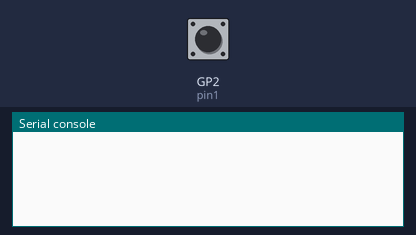
The program below on a simulated Raspberry Pi Pico running MicroPython. Parts: the last lines printed to the serial console. The inputs (shaded band) are chosen by the test bench; at power-on: GP2 (pin1) HIGH.

Above: at 1.2 s.
1.3 s: GP2 (pin1) pulled LOW for 0.15 s
At 2.6 s:
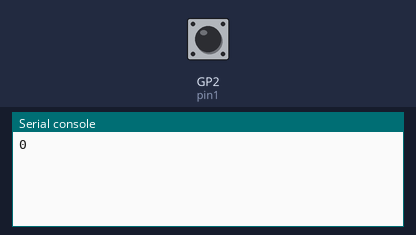
2.9 s: GP2 (pin1) pulled LOW for 1 s
At 5.1 s:
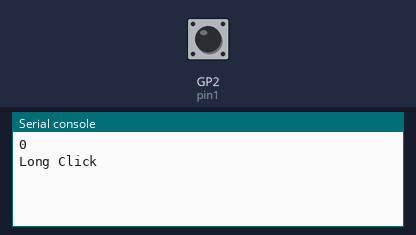
5.4 s: GP2 (pin1) pulled LOW for 0.15 s
At 7.0 s:
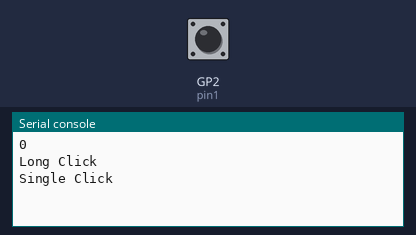

Measured:
- after the input at 1.3 s, the serial console: prints a new line after 0.15 s (image 1)
- after the input at 2.9 s, the serial console: prints a new line after 1.0 s (image 2)
- after the input at 5.4 s, the serial console: prints a new line after 0.15 s (image 3)

The program:

9._Rozpozn_n__gest.py
```python
from machine import Pin, Timer
import utime


pin1 = Pin(2, Pin.IN, Pin.PULL_UP)
doubleClickDuration = 600  # in milliseconds waits
longClickDuration = 500
debounceDelay = 25  # in milliseconds error elimination

lastTimeClick = 0
lastButtonState = True  # OFF == HIGH (because Arduino has only inbuild pullUP resistor) => to turn it off you need pin the GND pin
clickCount = 0  # button pressed and released count
flag = 0 # timer is running?


def isr(timer):
    global lastTimeClick, lastButtonState, flag

    currentTime = utime.ticks_ms()

    buttonState = pin1.value()  # read pin
    if buttonState == 0: # GND
        lastTimeClick = currentTime  # set last press time
        return

    if (currentTime - lastTimeClick) > debounceDelay:  # the difference must be larger than "bouncing error"
        if buttonState == 1: # release (PULL UP)
            handleButtonClick(currentTime - lastTimeClick)  # difference between press (lastTimeClick) and release (currentTime)

def timerR(args):
    global clickCount, flag
    flag = 0
    clickCount += 1 # button pressed and released

def handleButtonClick(clickDuration):
    global clickCount, flag # count of clicks, if timer is running

    if flag == 0: # button has been pressed (1 time)

        flag = 1 # timer is running?

        # timer (mode = 1x, period = time of double click, callback = run when timer has value of the period)
        Timer(-1).init(mode=Timer.ONE_SHOT, period=doubleClickDuration, callback=timerR)

        if clickCount == 1:
            if clickDuration <longClickDuration:
                print("Single Click")
                # do something on single click
            else:
                print("Long Click")
                # do something on long click
        elif clickCount == 2:
            print("Double Click")
            # do something on double click
        else:
            print(clickCount)
            # do something on tripple click...

        # reset click count
        clickCount = 0

    else: # button has been pressed while timer has been running
        clickCount += 1 # button pressed and released


# set interrupt on pin
pin1.irq(trigger=Pin.IRQ_RISING | Pin.IRQ_FALLING, handler=isr)


while True:
    pass
    # do something other when no interrupt is running (do not consume processing power)
```
